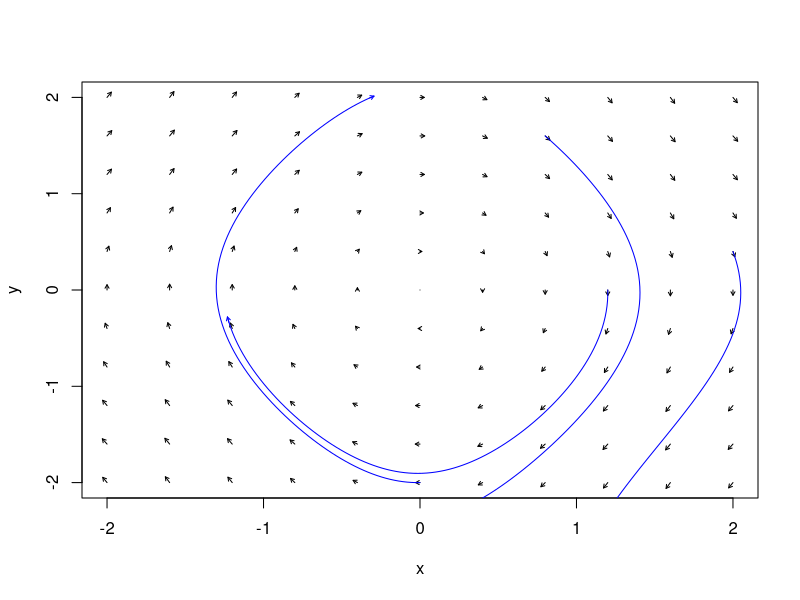

The R script that drew this image:
# Gradient function
Fn <- function(x, y) cbind(sin(y), -2 * sin(x))

# Mesh for plot
l <- 11
m <- seq(-2, 2, l = l)
y <- rep(m, l)
x <- rep(m, each = l)

# Time step
dt <- 0.03

# Arrow head length
arwl <- 0.04

# Gradient over mesh
Fxy <- Fn(x, y)

# Plot vector field - gives warnings for points with zero gradient
plot(x, y, type = 'n')
arrows(x, y, x + dt * Fxy[, 1], y + dt * Fxy[, 2], length = arwl)

# Number of time steps
T <- 100

# Number of solutions
n_s <- 4

# Randomly initialize solutions
x_s <- y_s <- matrix(nrow = T, ncol = n_s)
x_s[1, ] <- sample(m, n_s)
y_s[1, ] <- sample(m, n_s)
  
# Approximate solutions with Euler's method
for (t in 2:T) {
  Fxys <- Fn(x_s[t - 1, ], y_s[t - 1, ])
  x_s[t, ] <- x_s[t - 1, ] + dt * Fxys[, 1]
  y_s[t, ] <- y_s[t - 1, ] + dt * Fxys[, 2]
}

# Plot solutions
matlines(x_s, y_s, col = 'blue', lty = 1)
arrows(x_s[T - 1, ], y_s[T - 1, ], x_s[T, ], y_s[T, ], length = arwl, 
       col = 'blue')
